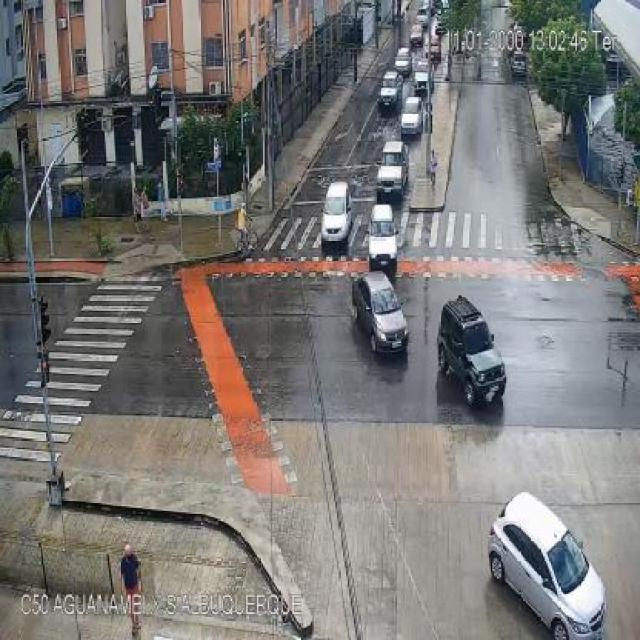
#> input picture kaggle_data/test/images/aguanambi-1095_png_jpg.rf.4d9f0370f1c09fb2a1d1666b155911e3.jpg, 640 x 640 px; its folder holds only this picture in this run
$ python slideshow.py
#> lines starting #> are read from the running program, lines starting #| are printed output that depends on the picture
import cv2
import os


# Supported image extensions
EXTENSIONS = (".jpg", ".jpeg", ".png", ".bmp")


def show_images_in_dir(dirname: str, delay: int = 150):
#> called with dirname = '../kaggle_data/test/images', delay = 100
    images = [
        f for f in os.listdir(dirname)
        if f.lower().endswith(EXTENSIONS)
    ]

    for i, img_name in enumerate(images):
        img_path = os.path.join(dirname, img_name)
        img = cv2.imread(img_path)
#> img is the input picture: shape (640, 640, 3); mean B, G, R 118, 119.5, 121.2

        if img is None:
            continue

        # attach filename to the image
        cv2.putText(img, dirname + '/' + img_name.split('_png')[0], (10, 30), cv2.FONT_HERSHEY_SIMPLEX, 1, (0, 255, 0), 2)
        cv2.imshow("Dataset Viewer", img)

        # 0.3 seconds = 300 ms
        if cv2.waitKey(delay) & 0xFF == 27:  # ESC to exit early
#> (key Esc is pressed here)
            break

if __name__ == "__main__":
    show_images_in_dir("../kaggle_data/test/images", 100)
    show_images_in_dir("../kaggle_data/train/images", 100)
#> (key Enter is pressed here)
    show_images_in_dir("../kaggle_data/valid/images", 100)
#> call 3 of show_images_in_dir, with dirname = '../kaggle_data/valid/images', delay = 100
#> in show_images_in_dir (call 3), `cv2.putText(img, dirname + '/' + img_name.split('_png')[0], (10, 30), ..`:
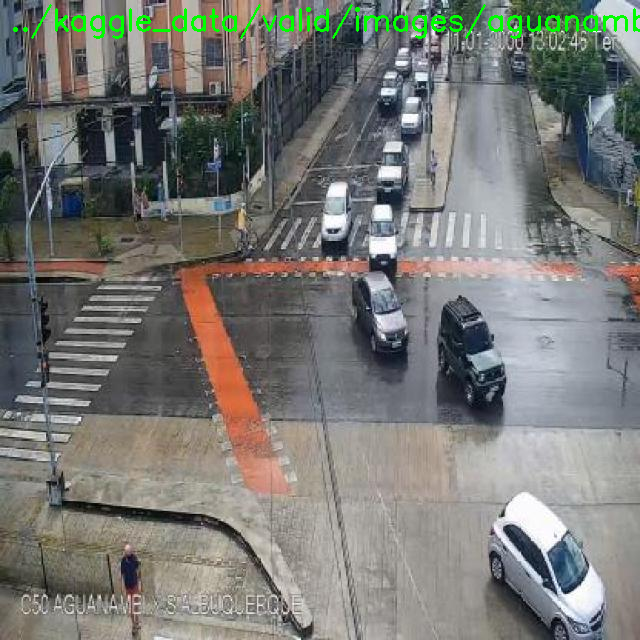
#> img: shape (640, 640, 3); mean B, G, R 116.8, 120.9, 119.9

$ run again, on kaggle_data/test/images/aguanambi-2250_png_jpg.rf.03ef2afb1ddf6d6fb42c62429ebbcea1.jpg
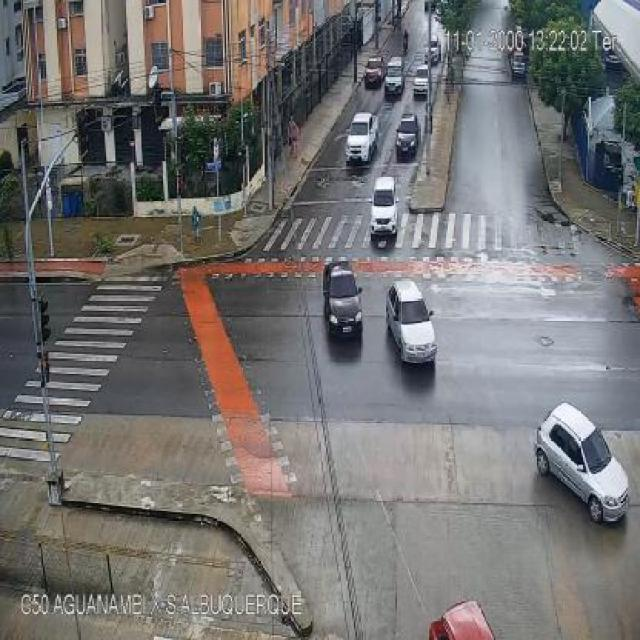
#> input picture kaggle_data/test/images/aguanambi-2250_png_jpg.rf.03ef2afb1ddf6d6fb42c62429ebbcea1.jpg, 640 x 640 px
#> in show_images_in_dir, img is the input picture: shape (640, 640, 3); mean B, G, R 114.6, 115.4, 117.1
#> in show_images_in_dir (call 3), `cv2.putText(img, dirname + '/' + img_name.split('_png')[0], (10, 30), ..`:
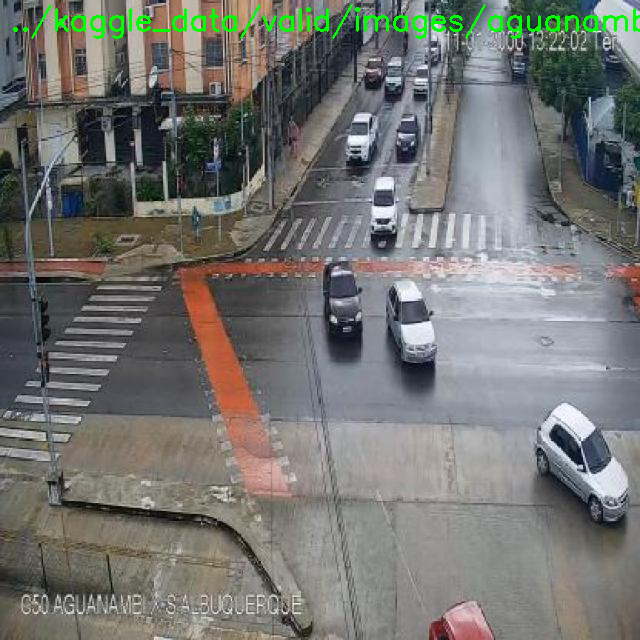
#> img: shape (640, 640, 3); mean B, G, R 113.4, 116.8, 115.8

$ run again, on kaggle_data/test/images/aguanambi-2555_png_jpg.rf.e8fe552acc205329ac459d1087eb0637.jpg
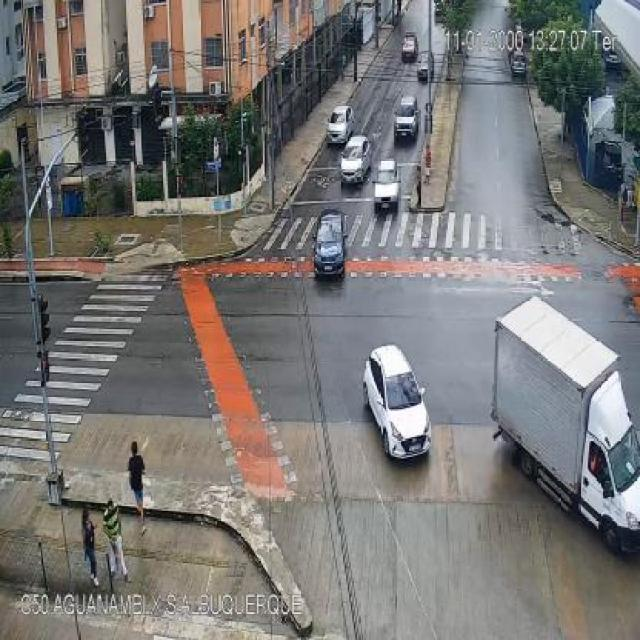
#> input picture kaggle_data/test/images/aguanambi-2555_png_jpg.rf.e8fe552acc205329ac459d1087eb0637.jpg, 640 x 640 px
#> in show_images_in_dir, img is the input picture: shape (640, 640, 3); mean B, G, R 117.8, 119.5, 121.3
#> in show_images_in_dir (call 3), `cv2.putText(img, dirname + '/' + img_name.split('_png')[0], (10, 30), ..`:
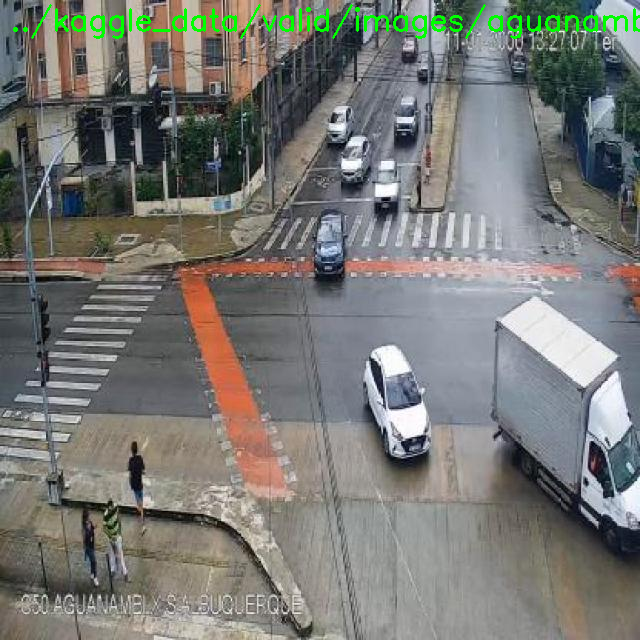
#> img: shape (640, 640, 3); mean B, G, R 116.6, 120.9, 120

$ run again, on kaggle_data/test/images/aguanambi-2670_png_jpg.rf.1287a75cc98666be54dfa494d7b2bfe8.jpg
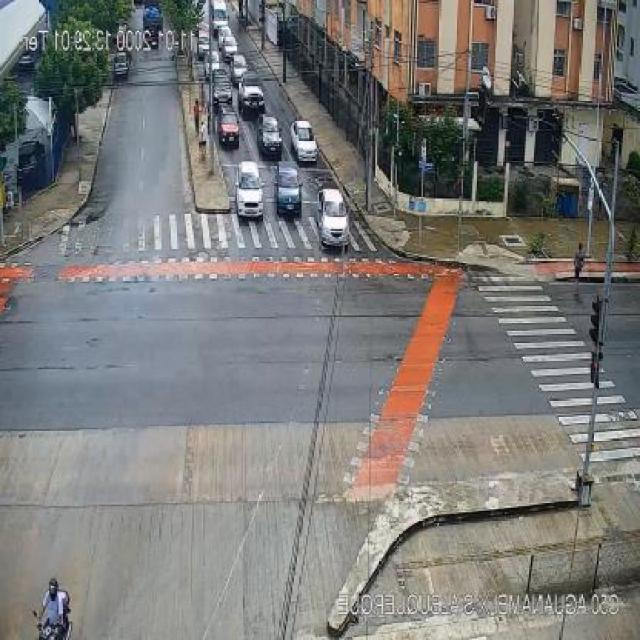
#> input picture kaggle_data/test/images/aguanambi-2670_png_jpg.rf.1287a75cc98666be54dfa494d7b2bfe8.jpg, 640 x 640 px
#> in show_images_in_dir, img is the input picture: shape (640, 640, 3); mean B, G, R 121, 122.9, 123.8
#> in show_images_in_dir (call 3), `cv2.putText(img, dirname + '/' + img_name.split('_png')[0], (10, 30), ..`:
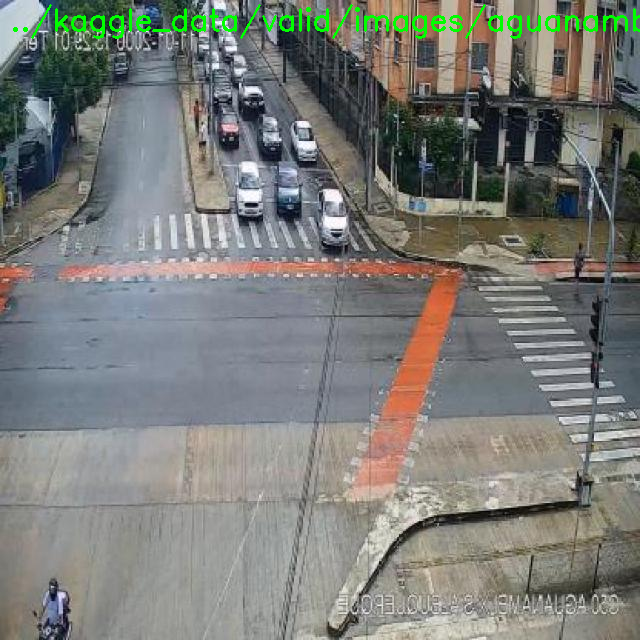
#> img: shape (640, 640, 3); mean B, G, R 119.9, 124.4, 122.6

$ run again, on kaggle_data/test/images/aguanambi-1240_png_jpg.rf.7e110b54d205ef0537ddc5dec81a79c2.jpg
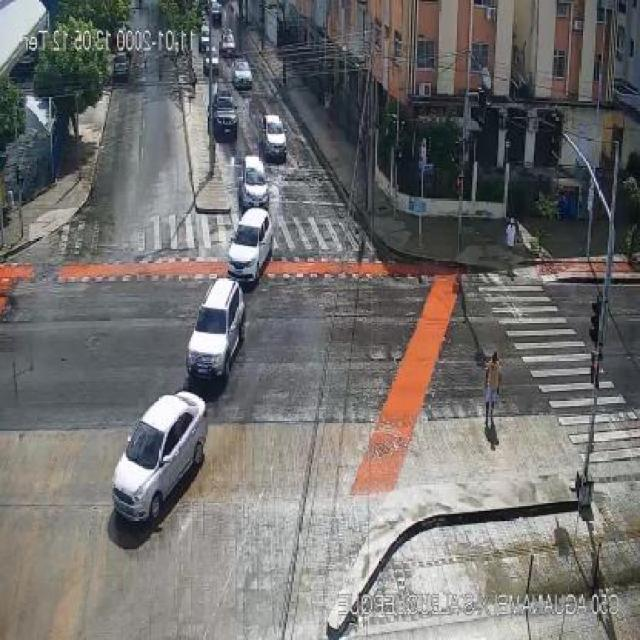
#> input picture kaggle_data/test/images/aguanambi-1240_png_jpg.rf.7e110b54d205ef0537ddc5dec81a79c2.jpg, 640 x 640 px
#> in show_images_in_dir, img is the input picture: shape (640, 640, 3); mean B, G, R 111.2, 112.3, 114
#> in show_images_in_dir (call 3), `cv2.putText(img, dirname + '/' + img_name.split('_png')[0], (10, 30), ..`:
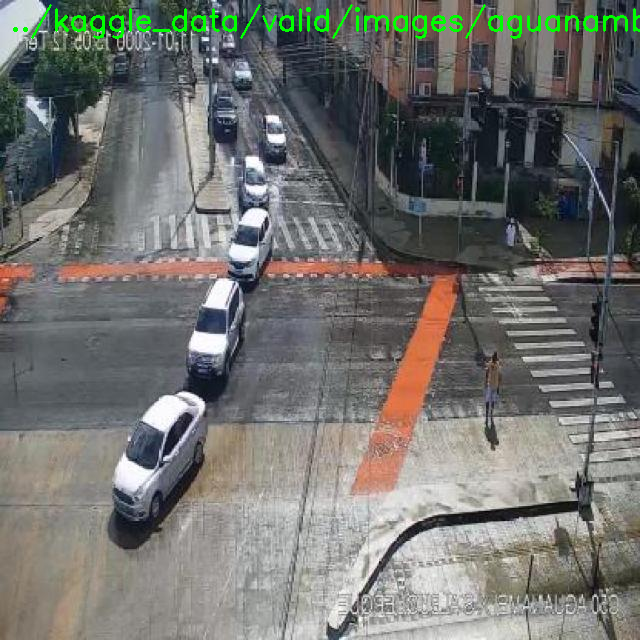
#> img: shape (640, 640, 3); mean B, G, R 110.3, 114, 113
